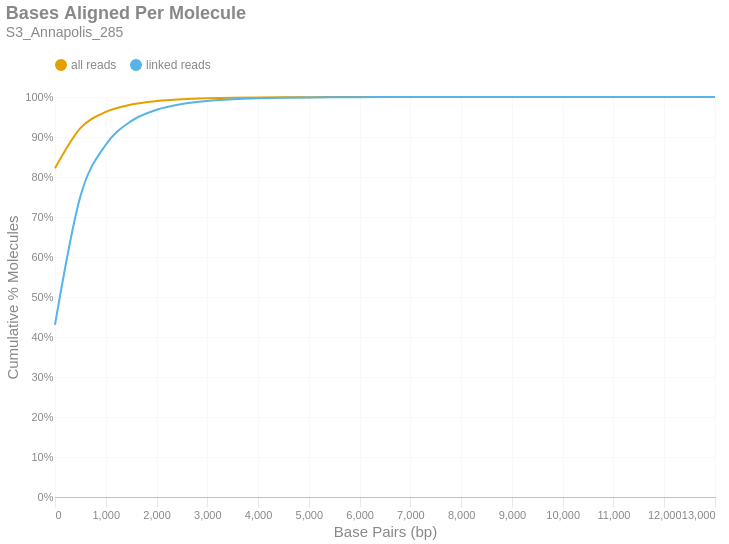

Notebook code cell kept with this figure:
### Markdown cell above
### Bases Aligned Per Molecule
This is a cumulative frequency distribution showing the number of base pairs aligned per unique molecule. These data are shown in 500 bp bins. There are two distributions: one with `all reads` (yellow) and another with only `linked reads` (blue). The percent of molecules in the `linked reads` distribution is relative to the total number of linked molecules.

### Code cell
if SKIPLR:
    print_html(f"Skipped")
else:
    binned_df = consolidated_hist(valids['aligned_bp'], mask, 500, True)
    with SafeRender(binned_df):
        (
            density_plot(binned_df, 'Bases Aligned Per Molecule', samplename, 'basesper')
            .encode(
                x=alt.X('bin:Q', title="Base Pairs (bp)").axis(tickMinStep=500).scale(padding=0),
                y=alt.Y('value:Q', title='Cumulative % Molecules')
                    .axis(format='%')
                    .scale(domain = [0,1])
                    .stack(False),
                color=alt.Color("key:N").scale(domain = ["all reads", "linked reads"]),
                tooltip = [
                    alt.Tooltip("key:N", title = "Data Type"),
                    alt.Tooltip("range_label:N", title="Bases Aligned Per Molecule"),
                    alt.Tooltip("value:Q", format = ".2%", title="% Molecules (Cum.)")
                ]
            )
        ).display()

### Figure 1 — Vega-Lite specification as saved in the notebook (floating-point values rounded to 4 significant figures)
{"width": "container", "height": 400, "config": {"title": {"anchor": "start", "dy": -15, "fontSize": 18, "color": "#888888", "subtitleColor": "#888888", "subtitleFontSize": 14}, "arc": {"fill": "#0072B2"}, "axis": {"domainColor": "#888888", "domainWidth": 0.5, "gridWidth": 0.2, "grid": false, "titleFontWeight": 400, "titleFontSize": 15, "labelFontSize": 11, "labelColor": "#888888", "tickColor": "#888888", "tickWidth": 0.2, "titleColor": "#888888"}, "axisBand": {"grid": false}, "axisX": {"grid": true, "tickSize": 10, "domainCap": "round"}, "axisY": {"domain": false, "grid": true, "tickSize": 0, "domainCap": "round"}, "background": "transparent", "header": {"labelFontSize": 15, "labelColor": "#888888", "titleFontSize": 15, "titleFontWeight": 600, "titleColor": "#888888"}, "legend": {"labelFont": "sans-serif", "labelFontSize": 12, "labelColor": "#888888", "symbolSize": 100, "symbolType": "circle", "titleFontSize": 12, "titlePadding": 10, "titleColor": "#888888", "title": null, "orient": "top"}, "range": {"category": ["#E69F00", "#56B4E9", "#009E73", "#F0E442", "#0072B2", "#D55E00", "#CC79A7", "#000000"], "diverging": ["#cfe8f3", "#a2d4ec", "#73bfe2", "#46abdb", "#1696d2", "#12719e"]}, "area": {"fill": "#0072B2", "fillOpacity": 0.7, "line": true, "strokeOpacity": 0.7}, "line": {"color": "#0072B2", "stroke": "#0072B2", "strokeWidth": 2}, "trail": {"color": "#0072B2", "stroke": "#0072B2", "strokeWidth": 0, "size": 1}, "point": {"filled": true, "fillOpacity": 1.0, "size": 95}, "text": {"color": "#888888", "fontSize": 11, "align": "right", "fontWeight": 400, "size": 11}, "bar": {"fill": "#0072B2", "stroke": null}, "view": {"stroke": null, "continuousWidth": 660, "continuousHeight": 400}}, "data": {"name": "data-a1425f50937af4625b44b1fc24de6659"}, "mark": {"type": "line", "interpolate": "monotone", "point": {"opacity": 0, "size": 275}}, "encoding": {"color": {"field": "key", "scale": {"domain": ["all reads", "linked reads"]}, "type": "nominal"}, "tooltip": [{"field": "key", "title": "Data Type", "type": "nominal"}, {"field": "range_label", "title": "Bases Aligned Per Molecule", "type": "nominal"}, {"field": "value", "format": ".2%", "title": "% Molecules (Cum.)", "type": "quantitative"}], "x": {"axis": {"tickMinStep": 500}, "field": "bin", "scale": {"padding": 0}, "title": "Base Pairs (bp)", "type": "quantitative"}, "y": {"axis": {"format": "%"}, "field": "value", "scale": {"domain": [0, 1]}, "stack": false, "title": "Cumulative % Molecules", "type": "quantitative"}}, "params": [{"name": "param_c36ac31b6afebe62", "select": {"type": "point", "fields": ["key"]}, "bind": "legend"}], "title": {"text": "Bases Aligned Per Molecule", "subtitle": "S3_Annapolis_285"}, "transform": [{"fold": ["all reads (cumsum)", "linked reads (cumsum)"]}, {"calculate": "replace(datum.key, ' (cumsum)', '')", "as": "key"}, {"filter": {"param": "param_c36ac31b6afebe62"}}], "usermeta": {"embedOptions": {"downloadFileName": "S3_Annapolis_285.basesper"}}, "$schema": "https://vega.github.io/schema/vega-lite/v6.1.0.json", "datasets": {"data-a1425f50937af4625b44b1fc24de6659": [{"bin": "0.0", "interval": "0.0-500.0", "all reads": 0.8216, "linked reads": 0.4306, "all reads (cumsum)": 0.8216, "linked reads (cumsum)": 0.4306, "range_label": "0-499"}, {"bin": "500.0", "interval": "500.0-1000.0", "all reads": 0.1007, "linked reads": 0.321, "all reads (cumsum)": 0.9223, "linked reads (cumsum)": 0.7515, "range_label": "500-999"}, {"bin": "1000.0", "interval": "1000.0-1500.0", "all reads": 0.04036, "linked reads": 0.1291, "all reads (cumsum)": 0.9627, "linked reads (cumsum)": 0.8806, "range_label": "1000-1499"}, {"bin": "1500.0", "interval": "1500.0-2000.0", "all reads": 0.01845, "linked reads": 0.059, "all reads (cumsum)": 0.9811, "linked reads (cumsum)": 0.9396, "range_label": "1500-1999"}, {"bin": "2000.0", "interval": "2000.0-2500.0", "all reads": 0.008905, "linked reads": 0.02848, "all reads (cumsum)": 0.99, "linked reads (cumsum)": 0.9681, "range_label": "2000-2499"}, {"bin": "2500.0", "interval": "2500.0-3000.0", "all reads": 0.004552, "linked reads": 0.01456, "all reads (cumsum)": 0.9946, "linked reads (cumsum)": 0.9827, "range_label": "2500-2999"}, {"bin": "3000.0", "interval": "3000.0-3500.0", "all reads": 0.002387, "linked reads": 0.007636, "all reads (cumsum)": 0.997, "linked reads (cumsum)": 0.9903, "range_label": "3000-3499"}, {"bin": "3500.0", "interval": "3500.0-4000.0", "all reads": 0.001324, "linked reads": 0.004236, "all reads (cumsum)": 0.9983, "linked reads (cumsum)": 0.9945, "range_label": "3500-3999"}, {"bin": "4000.0", "interval": "4000.0-4500.0", "all reads": 0.0007429, "linked reads": 0.002376, "all reads (cumsum)": 0.999, "linked reads (cumsum)": 0.9969, "range_label": "4000-4499"}, {"bin": "4500.0", "interval": "4500.0-5000.0", "all reads": 0.0004161, "linked reads": 0.001331, "all reads (cumsum)": 0.9994, "linked reads (cumsum)": 0.9982, "range_label": "4500-4999"}, {"bin": "5000.0", "interval": "5000.0-5500.0", "all reads": 0.0002299, "linked reads": 0.0007352, "all reads (cumsum)": 0.9997, "linked reads (cumsum)": 0.999, "range_label": "5000-5499"}, {"bin": "5500.0", "interval": "5500.0-6000.0", "all reads": 0.0001336, "linked reads": 0.0004272, "all reads (cumsum)": 0.9998, "linked reads (cumsum)": 0.9994, "range_label": "5500-5999"}, {"bin": "6000.0", "interval": "6000.0-6500.0", "all reads": 8.039e-05, "linked reads": 0.0002571, "all reads (cumsum)": 0.9999, "linked reads (cumsum)": 0.9997, "range_label": "6000-6499"}, {"bin": "6500.0", "interval": "6500.0-7000.0", "all reads": 4.188e-05, "linked reads": 0.0001339, "all reads (cumsum)": 0.9999, "linked reads (cumsum)": 0.9998, "range_label": "6500-6999"}, {"bin": "7000.0", "interval": "7000.0-7500.0", "all reads": 2.733e-05, "linked reads": 8.743e-05, "all reads (cumsum)": 1.0, "linked reads (cumsum)": 0.9999, "range_label": "7000-7499"}, {"bin": "7500.0", "interval": "7500.0-8000.0", "all reads": 1.4e-05, "linked reads": 4.479e-05, "all reads (cumsum)": 1.0, "linked reads (cumsum)": 0.9999, "range_label": "7500-7999"}, {"bin": "8000.0", "interval": "8000.0-8500.0", "all reads": 1.145e-05, "linked reads": 3.661e-05, "all reads (cumsum)": 1.0, "linked reads (cumsum)": 1.0, "range_label": "8000-8499"}, {"bin": "8500.0", "interval": "8500.0-9000.0", "all reads": 4.309e-06, "linked reads": 1.378e-05, "all reads (cumsum)": 1.0, "linked reads (cumsum)": 1.0, "range_label": "8500-8999"}, {"bin": "9000.0", "interval": "9000.0-9500.0", "all reads": 3.366e-06, "linked reads": 1.077e-05, "all reads (cumsum)": 1.0, "linked reads (cumsum)": 1.0, "range_label": "9000-9499"}, {"bin": "9500.0", "interval": "9500.0-10000.0", "all reads": 2.558e-06, "linked reads": 8.183e-06, "all reads (cumsum)": 1.0, "linked reads (cumsum)": 1.0, "range_label": "9500-9999"}, {"bin": "10000.0", "interval": "10000.0-10500.0", "all reads": 1.077e-06, "linked reads": 3.445e-06, "all reads (cumsum)": 1.0, "linked reads (cumsum)": 1.0, "range_label": "10000-10499"}, {"bin": "10500.0", "interval": "10500.0-11000.0", "all reads": 1.077e-06, "linked reads": 3.445e-06, "all reads (cumsum)": 1.0, "linked reads (cumsum)": 1.0, "range_label": "10500-10999"}, {"bin": "11000.0", "interval": "11000.0-11500.0", "all reads": 2.693e-07, "linked reads": 8.613e-07, "all reads (cumsum)": 1.0, "linked reads (cumsum)": 1.0, "range_label": "11000-11499"}, {"bin": "11500.0", "interval": "11500.0-12000.0", "all reads": 1.347e-07, "linked reads": 4.307e-07, "all reads (cumsum)": 1.0, "linked reads (cumsum)": 1.0, "range_label": "11500-11999"}, {"bin": "12000.0", "interval": "12000.0-12500.0", "all reads": 1.347e-07, "linked reads": 4.307e-07, "all reads (cumsum)": 1.0, "linked reads (cumsum)": 1.0, "range_label": "12000-12499"}, {"bin": "12500.0", "interval": "12500.0-13000.0", "all reads": 1.347e-07, "linked reads": 4.307e-07, "all reads (cumsum)": 1.0, "linked reads (cumsum)": 1.0, "range_label": "12500-12999"}, {"bin": "13000.0", "interval": "13000.0-13500.0", "all reads": 1.347e-07, "linked reads": 4.307e-07, "all reads (cumsum)": 1.0, "linked reads (cumsum)": 1.0, "range_label": "13000-13499"}]}}
